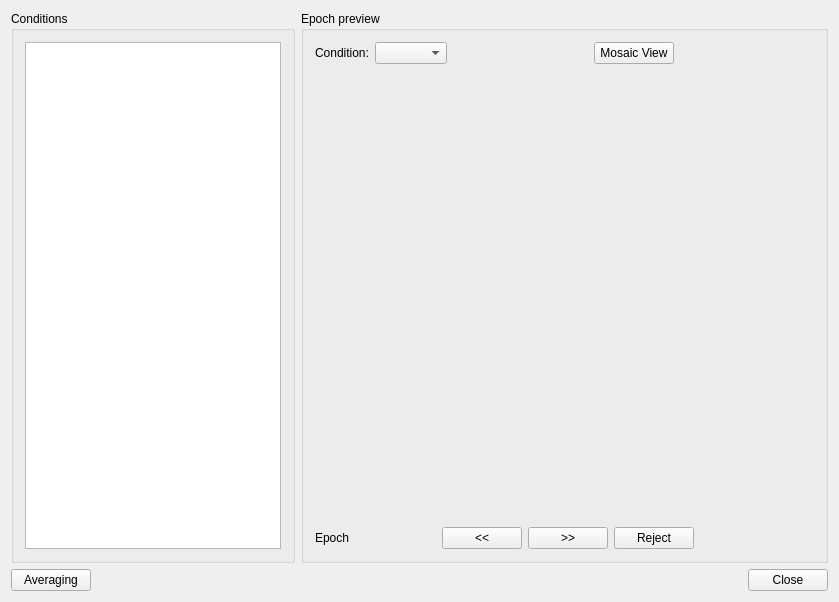
<?xml version="1.0" encoding="UTF-8"?>
<ui version="4.0">
 <class>AwEpochVisuWidgetUi</class>
 <widget class="QWidget" name="AwEpochVisuWidgetUi">
  <property name="geometry">
   <rect>
    <x>0</x>
    <y>0</y>
    <width>839</width>
    <height>602</height>
   </rect>
  </property>
  <property name="windowTitle">
   <string>Review conditions</string>
  </property>
  <property name="windowIcon">
   <iconset resource="../../../resources/AnyWave.qrc">
    <normaloff>:/images/AnyWave_icon.png</normaloff>:/images/AnyWave_icon.png</iconset>
  </property>
  <layout class="QVBoxLayout" name="verticalLayout_3">
   <item>
    <layout class="QHBoxLayout" name="horizontalLayout_3" stretch="0,1">
     <item>
      <widget class="QGroupBox" name="groupBox">
       <property name="sizePolicy">
        <sizepolicy hsizetype="Expanding" vsizetype="Expanding">
         <horstretch>0</horstretch>
         <verstretch>0</verstretch>
        </sizepolicy>
       </property>
       <property name="title">
        <string>Conditions</string>
       </property>
       <layout class="QVBoxLayout" name="verticalLayout_2">
        <item>
         <widget class="QTreeView" name="treeView">
          <property name="editTriggers">
           <set>QAbstractItemView::NoEditTriggers</set>
          </property>
         </widget>
        </item>
       </layout>
      </widget>
     </item>
     <item>
      <widget class="QGroupBox" name="groupBoxEpoch">
       <property name="title">
        <string>Epoch preview</string>
       </property>
       <layout class="QVBoxLayout" name="verticalLayout" stretch="0,1,0">
        <item>
         <layout class="QHBoxLayout" name="horizontalLayout">
          <item>
           <widget class="QLabel" name="label">
            <property name="text">
             <string>Condition:</string>
            </property>
           </widget>
          </item>
          <item>
           <widget class="QComboBox" name="comboCondition"/>
          </item>
          <item>
           <spacer name="horizontalSpacer_2">
            <property name="orientation">
             <enum>Qt::Horizontal</enum>
            </property>
            <property name="sizeHint" stdset="0">
             <size>
              <width>40</width>
              <height>20</height>
             </size>
            </property>
           </spacer>
          </item>
          <item>
           <widget class="QPushButton" name="pushButton_3">
            <property name="text">
             <string>Mosaic View</string>
            </property>
           </widget>
          </item>
          <item>
           <spacer name="horizontalSpacer_3">
            <property name="orientation">
             <enum>Qt::Horizontal</enum>
            </property>
            <property name="sizeHint" stdset="0">
             <size>
              <width>40</width>
              <height>20</height>
             </size>
            </property>
           </spacer>
          </item>
         </layout>
        </item>
        <item>
         <widget class="QWidget" name="widget" native="true">
          <property name="sizePolicy">
           <sizepolicy hsizetype="Expanding" vsizetype="Expanding">
            <horstretch>0</horstretch>
            <verstretch>0</verstretch>
           </sizepolicy>
          </property>
         </widget>
        </item>
        <item>
         <layout class="QHBoxLayout" name="horizontalLayout_2">
          <item>
           <widget class="QLabel" name="labelEpoch">
            <property name="sizePolicy">
             <sizepolicy hsizetype="Expanding" vsizetype="Preferred">
              <horstretch>0</horstretch>
              <verstretch>0</verstretch>
             </sizepolicy>
            </property>
            <property name="text">
             <string>Epoch</string>
            </property>
           </widget>
          </item>
          <item>
           <widget class="QPushButton" name="buttonPrev">
            <property name="text">
             <string>&lt;&lt;</string>
            </property>
            <property name="shortcut">
             <string>Left</string>
            </property>
           </widget>
          </item>
          <item>
           <widget class="QPushButton" name="buttonNext">
            <property name="text">
             <string>&gt;&gt;</string>
            </property>
            <property name="shortcut">
             <string>Right</string>
            </property>
           </widget>
          </item>
          <item>
           <widget class="QPushButton" name="buttonReject">
            <property name="text">
             <string>Reject</string>
            </property>
           </widget>
          </item>
          <item>
           <spacer name="horizontalSpacer">
            <property name="orientation">
             <enum>Qt::Horizontal</enum>
            </property>
            <property name="sizeHint" stdset="0">
             <size>
              <width>40</width>
              <height>20</height>
             </size>
            </property>
           </spacer>
          </item>
         </layout>
        </item>
       </layout>
      </widget>
     </item>
    </layout>
   </item>
   <item>
    <layout class="QHBoxLayout" name="horizontalLayout_4">
     <item>
      <widget class="QPushButton" name="pushButton_2">
       <property name="text">
        <string>Averaging</string>
       </property>
      </widget>
     </item>
     <item>
      <spacer name="horizontalSpacer_4">
       <property name="orientation">
        <enum>Qt::Horizontal</enum>
       </property>
       <property name="sizeHint" stdset="0">
        <size>
         <width>40</width>
         <height>20</height>
        </size>
       </property>
      </spacer>
     </item>
     <item>
      <widget class="QPushButton" name="pushButton">
       <property name="text">
        <string>Close</string>
       </property>
      </widget>
     </item>
    </layout>
   </item>
  </layout>
 </widget>
 <layoutdefault spacing="6" margin="11"/>
 <resources>
  <include location="../../../resources/AnyWave.qrc"/>
 </resources>
 <connections>
  <connection>
   <sender>pushButton</sender>
   <signal>clicked()</signal>
   <receiver>AwEpochVisuWidgetUi</receiver>
   <slot>close()</slot>
   <hints>
    <hint type="sourcelabel">
     <x>787</x>
     <y>576</y>
    </hint>
    <hint type="destinationlabel">
     <x>720</x>
     <y>563</y>
    </hint>
   </hints>
  </connection>
  <connection>
   <sender>pushButton_2</sender>
   <signal>clicked()</signal>
   <receiver>AwEpochVisuWidgetUi</receiver>
   <slot>doAveraging()</slot>
   <hints>
    <hint type="sourcelabel">
     <x>59</x>
     <y>582</y>
    </hint>
    <hint type="destinationlabel">
     <x>126</x>
     <y>564</y>
    </hint>
   </hints>
  </connection>
  <connection>
   <sender>pushButton_3</sender>
   <signal>clicked()</signal>
   <receiver>AwEpochVisuWidgetUi</receiver>
   <slot>openMosaicView()</slot>
   <hints>
    <hint type="sourcelabel">
     <x>652</x>
     <y>47</y>
    </hint>
    <hint type="destinationlabel">
     <x>837</x>
     <y>42</y>
    </hint>
   </hints>
  </connection>
 </connections>
 <slots>
  <slot>doAveraging()</slot>
  <slot>openMosaicView()</slot>
 </slots>
</ui>
